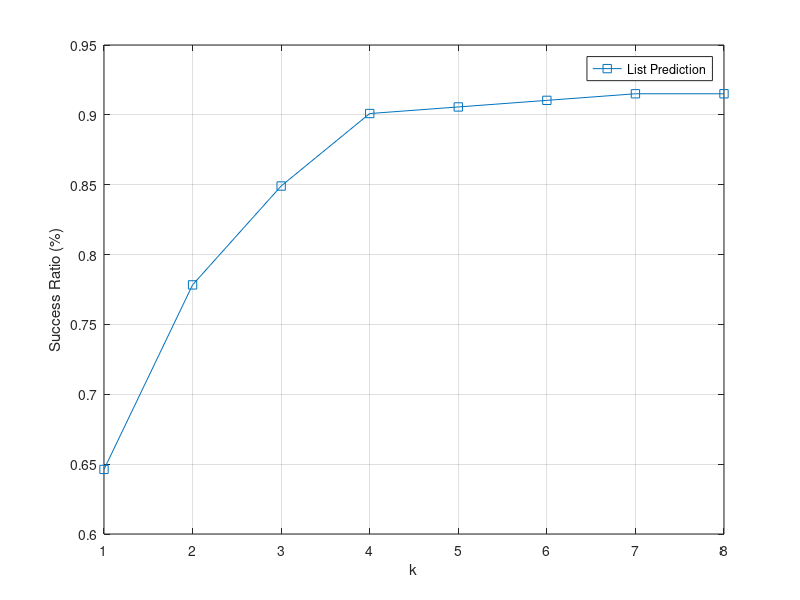

Source code (MATLAB):

load('data.mat'); nr_iter = 8;

% there would be one group of coefficients for each learner, i.e., for each iteration; 
% here we pre-allocate some space for those coefficents, including the additional intercept term. 

coeff_iter = zeros(nr_iter, size(feat_train, 2) + 1); 
for index = 1: nr_iter

% linear regression will still be used to make sure that our comparison is fair. 
% 1) append a column for the intercept to the features, 2) train the regressor, 
% 3) compute the score using l1-distance on the training data, and
% 4) extract the trajectory with the best score for each environment. 

  [feats_intcp] = horzcat(feat_train, ones(size(feat_train, 1), 1)); 
  [coeff_iter(index, :)] = mldivide(feats_intcp, result_train); 
  [scores] = reshape(abs(feats_intcp * coeff_iter(index, :)' - 1), [], numEnvironmentsTrain); 
  [~, indices] = min(scores, [], 1); 

% at this point 'indices' would be the indices of those trajectories that we would
% like to choose in this iteration. the next steps are: 5) look at the labels: 
% if true, we just set all the labels for that particular environment to zero, 
% since from that point on all the margin benefits would be zero; otherwise,
% we do not touch the labels.

  [labels] = result_train(sub2ind(size(scores), indices, 1: size(scores, 2)));
  [envs, trajs] = meshgrid(find(labels), 1: size(scores, 1)); 
  [result_train(sub2ind(size(scores), trajs, envs))] = deal(0); 

end

% the handout instructs us to have multiple functions for training, predicting, 
% updating that kind of stuff; however for this small procedure-oriented routine, 
% just putting everything together would actually make things easier. 

feats_intcp = horzcat(feat_test, ones(size(feat_test, 1), 1));
labels = zeros(nr_iter, numEnvironmentsTest); 
for index = 1: nr_iter

% making prediction is rather straightforward, we simply evaluate the test features on
% the coefficients we have obtained earlier, and compute the l1-distances as scores. 
% the indices that yield the minimum scores will be extracted, and their labels will be saved.  

  [scores] = reshape(abs(feats_intcp * coeff_iter(index, :)' - 1), [], numEnvironmentsTest); 
  [~, indices] = min(scores, [], 1); 
  [labels(index, :)] = result_test(sub2ind(size(scores), indices, 1: size(scores, 2)));

end 

% the last step is just to compute the values of the multiple guess function
% at each iterations by accumulating all the labels and cutting off at one. 
success_ratio = mean(cumsum(labels, 1) > 0, 2); 

figure; 
plot(success_ratio(1: nr_iter), '-s');
grid on; 
xlabel('k'); 
ylabel('Success Ratio (%)')
legend('List Prediction')

